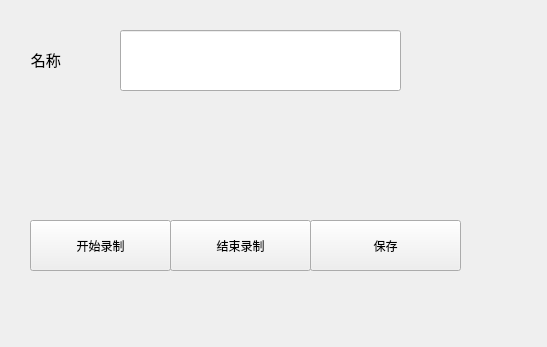
<?xml version="1.0" encoding="UTF-8"?>
<ui version="4.0">
 <class>add_record_widget</class>
 <widget class="QWidget" name="add_record_widget">
  <property name="geometry">
   <rect>
    <x>0</x>
    <y>0</y>
    <width>547</width>
    <height>347</height>
   </rect>
  </property>
  <property name="windowTitle">
   <string>Form</string>
  </property>
  <widget class="QLabel" name="nameLabel">
   <property name="geometry">
    <rect>
     <x>23</x>
     <y>29</y>
     <width>91</width>
     <height>61</height>
    </rect>
   </property>
   <property name="font">
    <font>
     <family>Agency FB</family>
     <pointsize>11</pointsize>
    </font>
   </property>
   <property name="text">
    <string>  名称</string>
   </property>
  </widget>
  <widget class="QLineEdit" name="nameEdit">
   <property name="geometry">
    <rect>
     <x>120</x>
     <y>30</y>
     <width>281</width>
     <height>61</height>
    </rect>
   </property>
  </widget>
  <widget class="QPushButton" name="startBtn">
   <property name="geometry">
    <rect>
     <x>30</x>
     <y>220</y>
     <width>141</width>
     <height>51</height>
    </rect>
   </property>
   <property name="text">
    <string>开始录制</string>
   </property>
  </widget>
  <widget class="QPushButton" name="endBtn">
   <property name="geometry">
    <rect>
     <x>170</x>
     <y>220</y>
     <width>141</width>
     <height>51</height>
    </rect>
   </property>
   <property name="text">
    <string>结束录制</string>
   </property>
  </widget>
  <widget class="QPushButton" name="saveBtn">
   <property name="geometry">
    <rect>
     <x>310</x>
     <y>220</y>
     <width>151</width>
     <height>51</height>
    </rect>
   </property>
   <property name="text">
    <string>保存</string>
   </property>
  </widget>
 </widget>
 <resources/>
 <connections/>
</ui>
